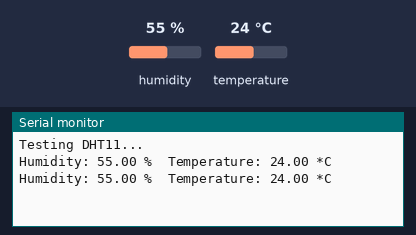
This sketch was run on a simulated Arduino Uno, built with avr-gcc and run on an emulated ATmega328P. Shown: the last lines printed to the serial monitor. The test bench sets the inputs (shaded band); at power-on: humidity 55 %, temperature 24 °C.

Above: at 2.8 s.
2.9 s: humidity set to 22 %
At 5.0 s:
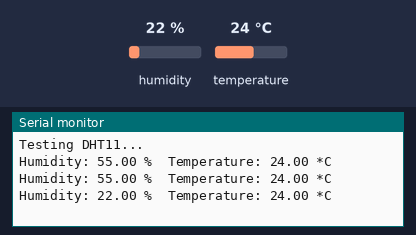
5.6 s: temperature set to 12 °C
At 7.5 s:
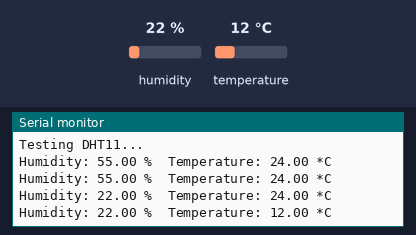
8.3 s: humidity set to 40 %
At 11.1 s:
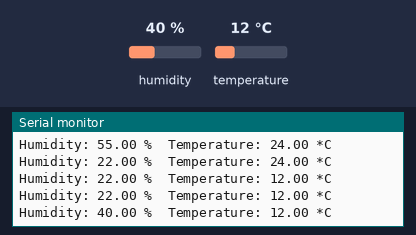
Timing chart, 0 to 12.6 s (numbered marks = the images above; inputs shaded):
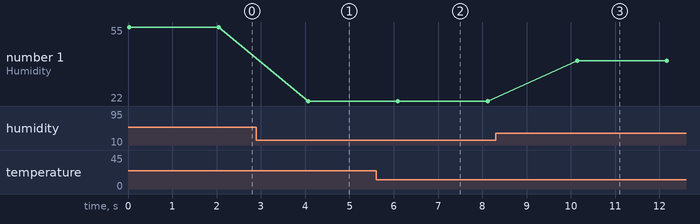

The sketch:

Arduino.ino
```cpp
#include "DHT.h"
#define DHTPIN 2     // Chân DATA
#define DHTTYPE DHT11

DHT dht(DHTPIN, DHTTYPE);

void setup() {
  Serial.begin(9600);
  dht.begin();
  Serial.println("Testing DHT11...");
}

void loop() {
  float h = dht.readHumidity();
  float t = dht.readTemperature();

  if (isnan(h) || isnan(t)) {
    Serial.println("Failed to read from DHT sensor!");
  } else {
    Serial.print("Humidity: "); Serial.print(h);
    Serial.print(" %\tTemperature: "); Serial.print(t);
    Serial.println(" *C");
  }
  delay(2000);
}
```

Measured:
- after the input at 2.9 s, the serial monitor: prints a new line after 1.2 s (image 1)
- after the input at 5.6 s, the serial monitor: prints a new line after 0.50 s (image 2)
- after the input at 8.3 s, the serial monitor: prints a new line after 1.8 s (image 3)
- plotted number 1: 55 → 22 after the input at 2.9 s, 22 → 40 after the input at 8.3 s
